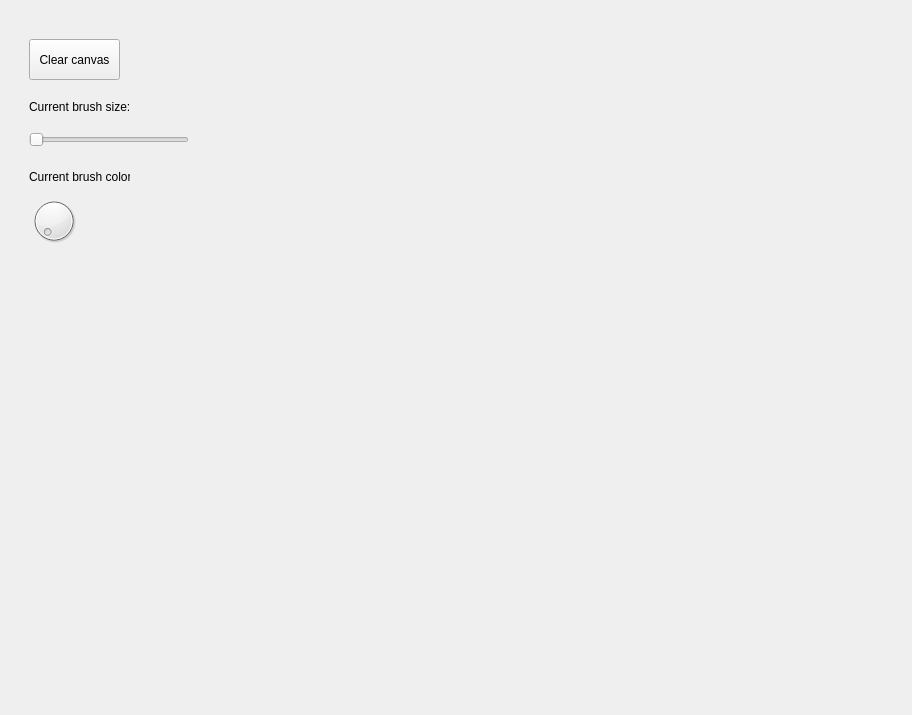
<?xml version="1.0" encoding="UTF-8"?>
<ui version="4.0">
 <class>MainWindow</class>
 <widget class="QMainWindow" name="MainWindow">
  <property name="geometry">
   <rect>
    <x>0</x>
    <y>0</y>
    <width>912</width>
    <height>715</height>
   </rect>
  </property>
  <property name="windowTitle">
   <string>MainWindow</string>
  </property>
  <widget class="QWidget" name="centralwidget">
   <layout class="QHBoxLayout" name="horizontalLayout">
    <item>
     <widget class="QWidget" name="sidebar" native="true">
      <property name="minimumSize">
       <size>
        <width>388</width>
        <height>0</height>
       </size>
      </property>
      <property name="autoFillBackground">
       <bool>true</bool>
      </property>
      <widget class="QPushButton" name="clearButton">
       <property name="geometry">
        <rect>
         <x>20</x>
         <y>30</y>
         <width>91</width>
         <height>41</height>
        </rect>
       </property>
       <property name="text">
        <string>Clear canvas</string>
       </property>
      </widget>
      <widget class="QSlider" name="brushSizeSlider">
       <property name="geometry">
        <rect>
         <x>20</x>
         <y>120</y>
         <width>160</width>
         <height>22</height>
        </rect>
       </property>
       <property name="orientation">
        <enum>Qt::Horizontal</enum>
       </property>
      </widget>
      <widget class="QLabel" name="brushSizeLabel">
       <property name="geometry">
        <rect>
         <x>20</x>
         <y>90</y>
         <width>101</width>
         <height>16</height>
        </rect>
       </property>
       <property name="text">
        <string>Current brush size:</string>
       </property>
      </widget>
      <widget class="QDial" name="brushColorDial">
       <property name="geometry">
        <rect>
         <x>20</x>
         <y>180</y>
         <width>50</width>
         <height>64</height>
        </rect>
       </property>
      </widget>
      <widget class="QLabel" name="brushColorLabel">
       <property name="geometry">
        <rect>
         <x>20</x>
         <y>160</y>
         <width>101</width>
         <height>16</height>
        </rect>
       </property>
       <property name="text">
        <string>Current brush color:</string>
       </property>
      </widget>
     </widget>
    </item>
    <item>
     <widget class="Canvas" name="canvas" native="true">
      <property name="minimumSize">
       <size>
        <width>500</width>
        <height>500</height>
       </size>
      </property>
      <property name="maximumSize">
       <size>
        <width>5000</width>
        <height>5000</height>
       </size>
      </property>
      <property name="baseSize">
       <size>
        <width>500</width>
        <height>500</height>
       </size>
      </property>
      <property name="cursor">
       <cursorShape>ArrowCursor</cursorShape>
      </property>
      <property name="autoFillBackground">
       <bool>true</bool>
      </property>
      <property name="styleSheet">
       <string notr="true">canvas{background-color: rgb(70, 70, 50);}</string>
      </property>
     </widget>
    </item>
   </layout>
  </widget>
 </widget>
 <customwidgets>
  <customwidget>
   <class>Canvas</class>
   <extends>QWidget</extends>
   <header location="global">canvas.h</header>
   <container>1</container>
  </customwidget>
 </customwidgets>
 <resources/>
 <connections/>
</ui>
